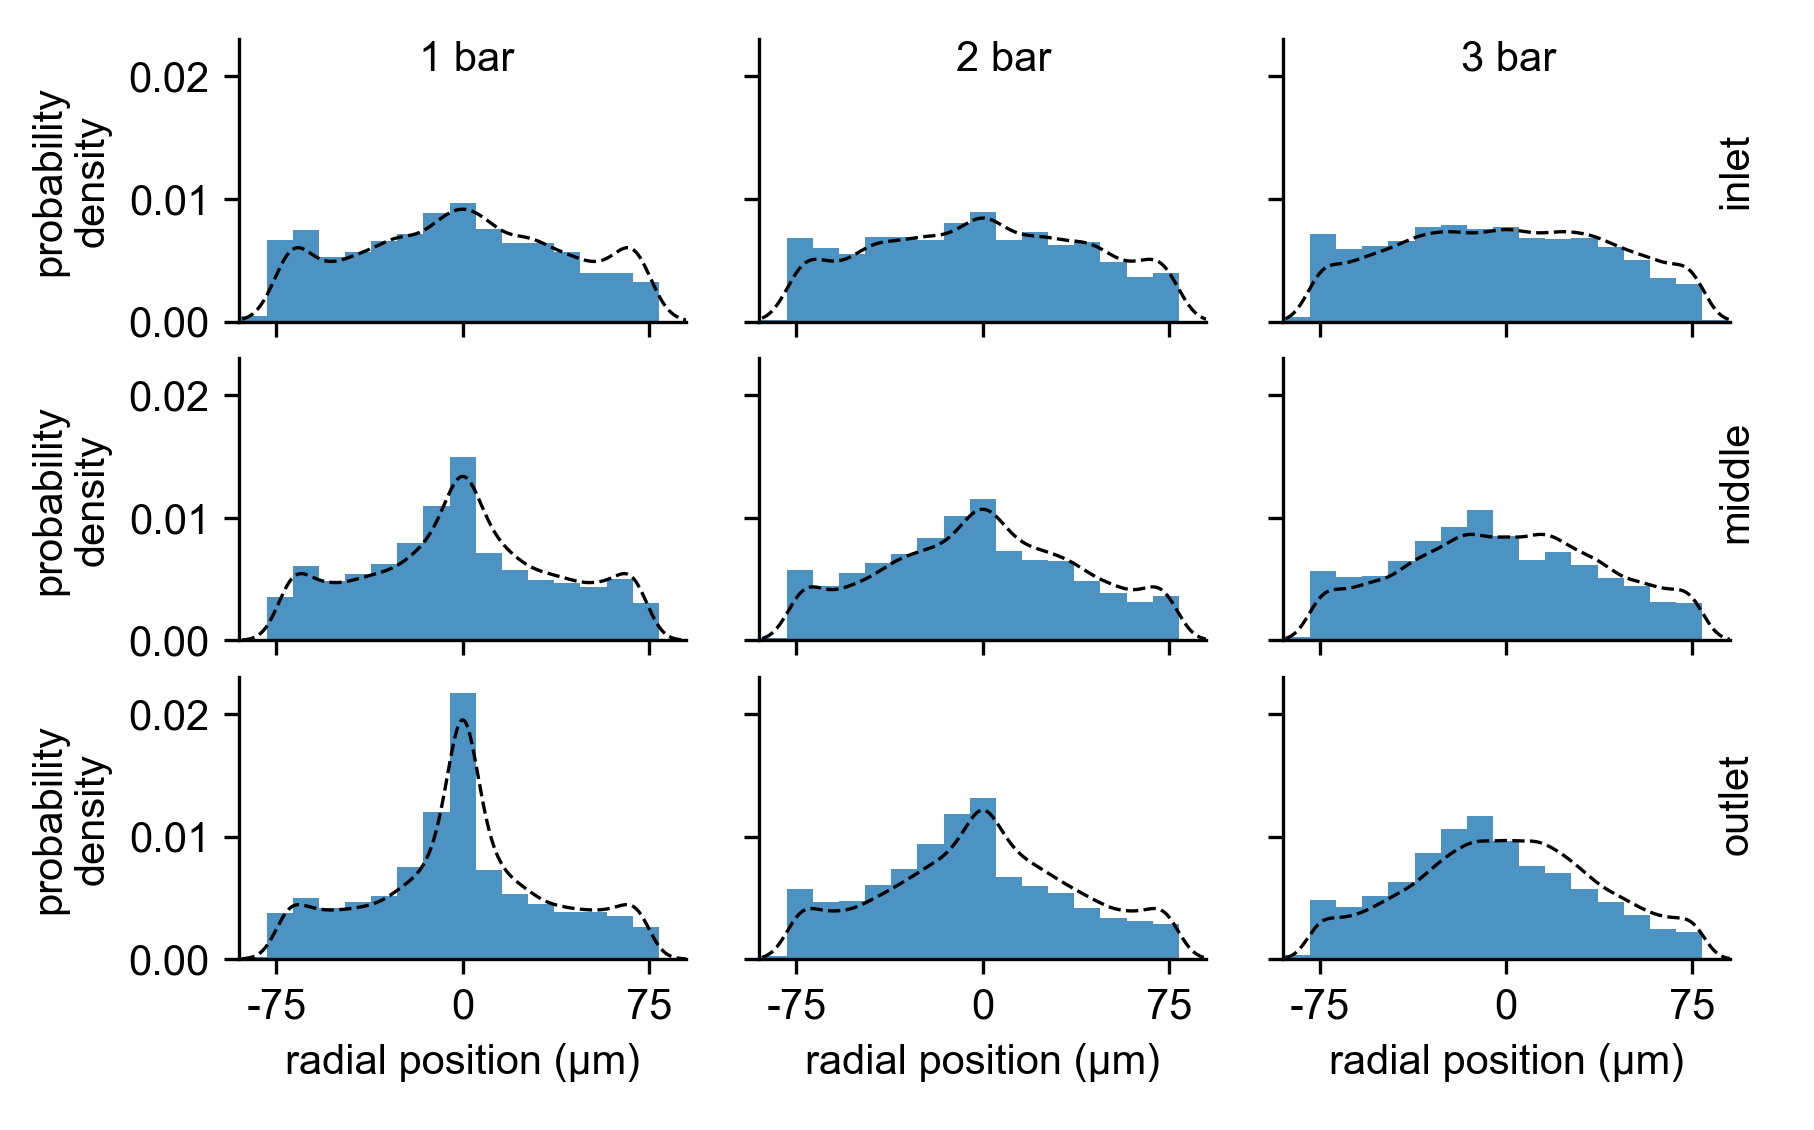

Write the Python code that produced this figure.
# -*- coding: utf-8 -*-
import matplotlib.pyplot as plt
from scripts.helper_functions import load_all_data
import numpy as np
from scipy import stats

import pylustrator
pylustrator.start()

if 1:
    numbers = []
    for index, pressure in enumerate([1, 2, 3]):
        ax = plt.subplot(3, 3, index+1)

        #data, config = load_all_data(r"\\131.188.117.96\biophysDS\emirzahossein\microfluidic cell rhemeter data" +
        #                             r"\microscope4\2020_july\2020_07_21_alginate2%_dmem_NIH_time_2\[0-9]\*_result.txt", pressure=pressure)
        data, config = load_all_data([
            r"\\131.188.117.96\biophysDS\emirzahossein\microfluidic cell rhemeter data\microscope4\2020_july\2020_07_29_aslginate2%_NIH_diff_x_position_2\inlet\[0-9]\*_result.txt",
            r"\\131.188.117.96\biophysDS\emirzahossein\microfluidic cell rhemeter data\microscope4\2020_july\2020_07_29_aslginate2%_NIH_diff_x_position_3\inlet\[0-9]\*_result.txt",
            ], pressure=pressure)

        plt.hist(data.rp, bins=np.linspace(-100, 100, 20), density=True, alpha=0.8)
        numbers.append(len(data.rp))

        kde = stats.gaussian_kde(np.hstack((data.rp, -data.rp)))
        xx = np.linspace(-110, 110, 1000)
        plt.plot(xx, kde(xx), "--k", lw=0.8)

    numbers = []
    for index, pressure in enumerate([1, 2, 3]):
        ax = plt.subplot(3, 3, 3+ index + 1)

        # data, config = load_all_data(r"\\131.188.117.96\biophysDS\emirzahossein\microfluidic cell rhemeter data" +
        #                             r"\microscope4\2020_july\2020_07_21_alginate2%_dmem_NIH_time_2\[0-9]\*_result.txt", pressure=pressure)
        data, config = load_all_data([
            r"\\131.188.117.96\biophysDS\emirzahossein\microfluidic cell rhemeter data\microscope4\2020_july\2020_07_29_aslginate2%_NIH_diff_x_position_2\middle\[0-9]\*_result.txt",
            r"\\131.188.117.96\biophysDS\emirzahossein\microfluidic cell rhemeter data\microscope4\2020_july\2020_07_29_aslginate2%_NIH_diff_x_position_3\middle\[0-9]\*_result.txt",
        ], pressure=pressure)

        plt.hist(data.rp, bins=np.linspace(-100, 100, 20), density=True, alpha=0.8)
        numbers.append(len(data.rp))

        kde = stats.gaussian_kde(np.hstack((data.rp, -data.rp)))
        xx = np.linspace(-110, 110, 1000)
        plt.plot(xx, kde(xx), "--k", lw=0.8)

    numbers = []
    for index, pressure in enumerate([1, 2, 3]):
        ax = plt.subplot(3, 3, 6 + index + 1)

        # data, config = load_all_data(r"\\131.188.117.96\biophysDS\emirzahossein\microfluidic cell rhemeter data" +
        #                             r"\microscope4\2020_july\2020_07_21_alginate2%_dmem_NIH_time_2\[0-9]\*_result.txt", pressure=pressure)
        data, config = load_all_data([
            r"\\131.188.117.96\biophysDS\emirzahossein\microfluidic cell rhemeter data\microscope4\2020_july\2020_07_29_aslginate2%_NIH_diff_x_position_2\outlet\[0-9]\*_result.txt",
            r"\\131.188.117.96\biophysDS\emirzahossein\microfluidic cell rhemeter data\microscope4\2020_july\2020_07_29_aslginate2%_NIH_diff_x_position_3\outlet\[0-9]\*_result.txt",
        ], pressure=pressure)

        plt.hist(data.rp, bins=np.linspace(-100, 100, 20), density=True, alpha=0.8)
        numbers.append(len(data.rp))

        kde = stats.gaussian_kde(np.hstack((data.rp, -data.rp)))
        xx = np.linspace(-110, 110, 1000)
        plt.plot(xx, kde(xx), "--k", lw=0.8)


    print("numbers", numbers)

#plt.legend()
#% start: automatic generated code from pylustrator
plt.figure(1).ax_dict = {ax.get_label(): ax for ax in plt.figure(1).axes}
import matplotlib as mpl
plt.figure(1).set_size_inches(15.360000/2.54, 9.570000/2.54, forward=True)
plt.figure(1).axes[0].set_position([0.131821, 0.715252, 0.246468, 0.249562])
plt.figure(1).axes[0].set_xlim(-90.0, 90.0)
plt.figure(1).axes[0].set_xticklabels(["", "", ""], fontsize=10.0, fontweight="normal", color="black", fontstyle="normal", fontname="Arial", horizontalalignment="center")
plt.figure(1).axes[0].set_xticks([-75.0, 0.0, 75.0])
plt.figure(1).axes[0].set_xticks([np.nan], minor=True)
plt.figure(1).axes[0].set_ylim(0.0, 0.023)
plt.figure(1).axes[0].set_yticklabels(["0.00", "0.01", "0.02"], fontsize=10.0, fontweight="normal", color="black", fontstyle="normal", fontname="Arial", horizontalalignment="right")
plt.figure(1).axes[0].set_yticks([0.0, 0.01, 0.02])
plt.figure(1).axes[0].spines['right'].set_visible(False)
plt.figure(1).axes[0].spines['top'].set_visible(False)
plt.figure(1).axes[0].text(0.5, 0.5, 'New Text', transform=plt.figure(1).axes[0].transAxes)  # id=plt.figure(1).axes[0].texts[0].new
plt.figure(1).axes[0].texts[0].set_ha("center")
plt.figure(1).axes[0].texts[0].set_position([0.509148, 0.891045])
plt.figure(1).axes[0].texts[0].set_text("1 bar")
plt.figure(1).axes[0].get_xaxis().get_label().set_text("radial position (µm)")
plt.figure(1).axes[0].get_yaxis().get_label().set_text("probability\ndensity")
plt.figure(1).axes[1].set_position([0.418491, 0.715252, 0.246468, 0.249562])
plt.figure(1).axes[1].set_xlim(-90.0, 90.0)
plt.figure(1).axes[1].set_xticklabels(["", "", ""], fontsize=10.0, fontweight="normal", color="black", fontstyle="normal", fontname="Arial", horizontalalignment="center")
plt.figure(1).axes[1].set_xticks([-75.0, 0.0, 75.0])
plt.figure(1).axes[1].set_xticks([np.nan], minor=True)
plt.figure(1).axes[1].set_ylim(0.0, 0.023)
plt.figure(1).axes[1].set_yticklabels(["", "", ""], fontsize=10.0, fontweight="normal", color="black", fontstyle="normal", fontname="Arial", horizontalalignment="right")
plt.figure(1).axes[1].set_yticks([0.0, 0.01, 0.02])
plt.figure(1).axes[1].spines['right'].set_visible(False)
plt.figure(1).axes[1].spines['top'].set_visible(False)
plt.figure(1).axes[1].xaxis.labelpad = 3.716691
plt.figure(1).axes[1].text(0.5, 0.5, 'New Text', transform=plt.figure(1).axes[1].transAxes)  # id=plt.figure(1).axes[1].texts[0].new
plt.figure(1).axes[1].texts[0].set_ha("center")
plt.figure(1).axes[1].texts[0].set_position([0.545742, 0.891045])
plt.figure(1).axes[1].texts[0].set_text("2 bar")
plt.figure(1).axes[1].get_xaxis().get_label().set_text("radial position (µm)")
plt.figure(1).axes[2].set_position([0.706958, 0.715252, 0.246468, 0.249562])
plt.figure(1).axes[2].set_xlim(-90.0, 90.0)
plt.figure(1).axes[2].set_xticklabels(["", "", ""], fontsize=10.0, fontweight="normal", color="black", fontstyle="normal", fontname="Arial", horizontalalignment="center")
plt.figure(1).axes[2].set_xticks([-75.0, 0.0, 75.0])
plt.figure(1).axes[2].set_xticks([np.nan], minor=True)
plt.figure(1).axes[2].set_ylim(0.0, 0.023)
plt.figure(1).axes[2].set_yticklabels(["", "", ""], fontsize=10.0, fontweight="normal", color="black", fontstyle="normal", fontname="Arial", horizontalalignment="right")
plt.figure(1).axes[2].set_yticks([0.0, 0.01, 0.02])
plt.figure(1).axes[2].spines['right'].set_visible(False)
plt.figure(1).axes[2].spines['top'].set_visible(False)
plt.figure(1).axes[2].text(0.5, 0.5, 'New Text', transform=plt.figure(1).axes[2].transAxes)  # id=plt.figure(1).axes[2].texts[0].new
plt.figure(1).axes[2].texts[0].set_ha("center")
plt.figure(1).axes[2].texts[0].set_position([0.504574, 0.891045])
plt.figure(1).axes[2].texts[0].set_text("3 bar")
plt.figure(1).axes[2].text(0.5, 0.5, 'New Text', transform=plt.figure(1).axes[2].transAxes)  # id=plt.figure(1).axes[2].texts[2].new
plt.figure(1).axes[2].texts[1].set_ha("center")
plt.figure(1).axes[2].texts[1].set_position([1.015452, 0.429650])
plt.figure(1).axes[2].texts[1].set_rotation(90.0)
plt.figure(1).axes[2].texts[1].set_text("inlet")
plt.figure(1).axes[2].get_xaxis().get_label().set_text("radial position (µm)")
plt.figure(1).axes[3].set_position([0.131821, 0.433146, 0.246468, 0.249562])
plt.figure(1).axes[3].set_xlim(-90.0, 90.0)
plt.figure(1).axes[3].set_xticklabels(["", "", ""], fontsize=10.0, fontweight="normal", color="black", fontstyle="normal", fontname="Arial", horizontalalignment="center")
plt.figure(1).axes[3].set_xticks([-75.0, 0.0, 75.0])
plt.figure(1).axes[3].set_ylim(0.0, 0.023)
plt.figure(1).axes[3].spines['right'].set_visible(False)
plt.figure(1).axes[3].spines['top'].set_visible(False)
plt.figure(1).axes[3].get_yaxis().get_label().set_text("probability\ndensity")
plt.figure(1).axes[4].set_position([0.418491, 0.433146, 0.246468, 0.249562])
plt.figure(1).axes[4].set_xlim(-90.0, 90.0)
plt.figure(1).axes[4].set_xticklabels(["", "", ""], fontsize=10.0, fontweight="normal", color="black", fontstyle="normal", fontname="Arial", horizontalalignment="center")
plt.figure(1).axes[4].set_xticks([-75.0, 0.0, 75.0])
plt.figure(1).axes[4].set_ylim(0.0, 0.023)
plt.figure(1).axes[4].set_yticklabels(["", "", ""], fontsize=10.0, fontweight="normal", color="black", fontstyle="normal", fontname="Arial", horizontalalignment="right")
plt.figure(1).axes[4].set_yticks([0.0, 0.01, 0.02])
plt.figure(1).axes[4].spines['right'].set_visible(False)
plt.figure(1).axes[4].spines['top'].set_visible(False)
plt.figure(1).axes[5].set_position([0.706958, 0.433146, 0.246468, 0.249562])
plt.figure(1).axes[5].set_xlim(-90.0, 90.0)
plt.figure(1).axes[5].set_xticklabels(["", "", ""], fontsize=10.0, fontweight="normal", color="black", fontstyle="normal", fontname="Arial", horizontalalignment="center")
plt.figure(1).axes[5].set_xticks([-75.0, 0.0, 75.0])
plt.figure(1).axes[5].set_ylim(0.0, 0.023)
plt.figure(1).axes[5].set_yticklabels(["", "", ""], fontsize=10.0, fontweight="normal", color="black", fontstyle="normal", fontname="Arial", horizontalalignment="right")
plt.figure(1).axes[5].set_yticks([0.0, 0.01, 0.02])
plt.figure(1).axes[5].spines['right'].set_visible(False)
plt.figure(1).axes[5].spines['top'].set_visible(False)
plt.figure(1).axes[5].text(0.5, 0.5, 'New Text', transform=plt.figure(1).axes[5].transAxes)  # id=plt.figure(1).axes[5].texts[0].new
plt.figure(1).axes[5].texts[0].set_ha("center")
plt.figure(1).axes[5].texts[0].set_position([1.015452, 0.375092])
plt.figure(1).axes[5].texts[0].set_rotation(90.0)
plt.figure(1).axes[5].texts[0].set_text("middle")
plt.figure(1).axes[6].set_position([0.131821, 0.151040, 0.246468, 0.249562])
plt.figure(1).axes[6].set_xlim(-90.0, 90.0)
plt.figure(1).axes[6].set_xticklabels(["-75", "0", "75"], fontsize=10)
plt.figure(1).axes[6].set_xticks([-75.0, 0.0, 75.0])
plt.figure(1).axes[6].set_ylim(0.0, 0.023)
plt.figure(1).axes[6].spines['right'].set_visible(False)
plt.figure(1).axes[6].spines['top'].set_visible(False)
plt.figure(1).axes[6].get_xaxis().get_label().set_text("radial position (µm)")
plt.figure(1).axes[6].get_yaxis().get_label().set_text("probability\ndensity")
plt.figure(1).axes[7].set_position([0.418491, 0.151040, 0.246468, 0.249562])
plt.figure(1).axes[7].set_xlim(-90.0, 90.0)
plt.figure(1).axes[7].set_xticklabels(["-75", "0", "75"], fontsize=10)
plt.figure(1).axes[7].set_xticks([-75.0, 0.0, 75.0])
plt.figure(1).axes[7].set_ylim(0.0, 0.023)
plt.figure(1).axes[7].set_yticklabels(["", "", ""], fontsize=10.0, fontweight="normal", color="black", fontstyle="normal", fontname="Arial", horizontalalignment="right")
plt.figure(1).axes[7].set_yticks([0.0, 0.01, 0.02])
plt.figure(1).axes[7].spines['right'].set_visible(False)
plt.figure(1).axes[7].spines['top'].set_visible(False)
plt.figure(1).axes[7].get_xaxis().get_label().set_text("radial position (µm)")
plt.figure(1).axes[8].set_position([0.706958, 0.151040, 0.246468, 0.249562])
plt.figure(1).axes[8].set_xlim(-90.0, 90.0)
plt.figure(1).axes[8].set_xticklabels(["-75", "0", "75"], fontsize=10)
plt.figure(1).axes[8].set_xticks([-75.0, 0.0, 75.0])
plt.figure(1).axes[8].set_ylim(0.0, 0.023)
plt.figure(1).axes[8].set_yticklabels(["", "", ""], fontsize=10.0, fontweight="normal", color="black", fontstyle="normal", fontname="Arial", horizontalalignment="right")
plt.figure(1).axes[8].set_yticks([0.0, 0.01, 0.02])
plt.figure(1).axes[8].spines['right'].set_visible(False)
plt.figure(1).axes[8].spines['top'].set_visible(False)
plt.figure(1).axes[8].text(0.5, 0.5, 'New Text', transform=plt.figure(1).axes[8].transAxes)  # id=plt.figure(1).axes[8].texts[0].new
plt.figure(1).axes[8].texts[0].set_ha("center")
plt.figure(1).axes[8].texts[0].set_position([1.015452, 0.399910])
plt.figure(1).axes[8].texts[0].set_rotation(90.0)
plt.figure(1).axes[8].texts[0].set_text("outlet")
plt.figure(1).axes[8].get_xaxis().get_label().set_text("radial position (µm)")
#% end: automatic generated code from pylustrator
plt.savefig(__file__[:-3]+".png", dpi=300)
plt.savefig(__file__[:-3]+".pdf")

plt.show()
